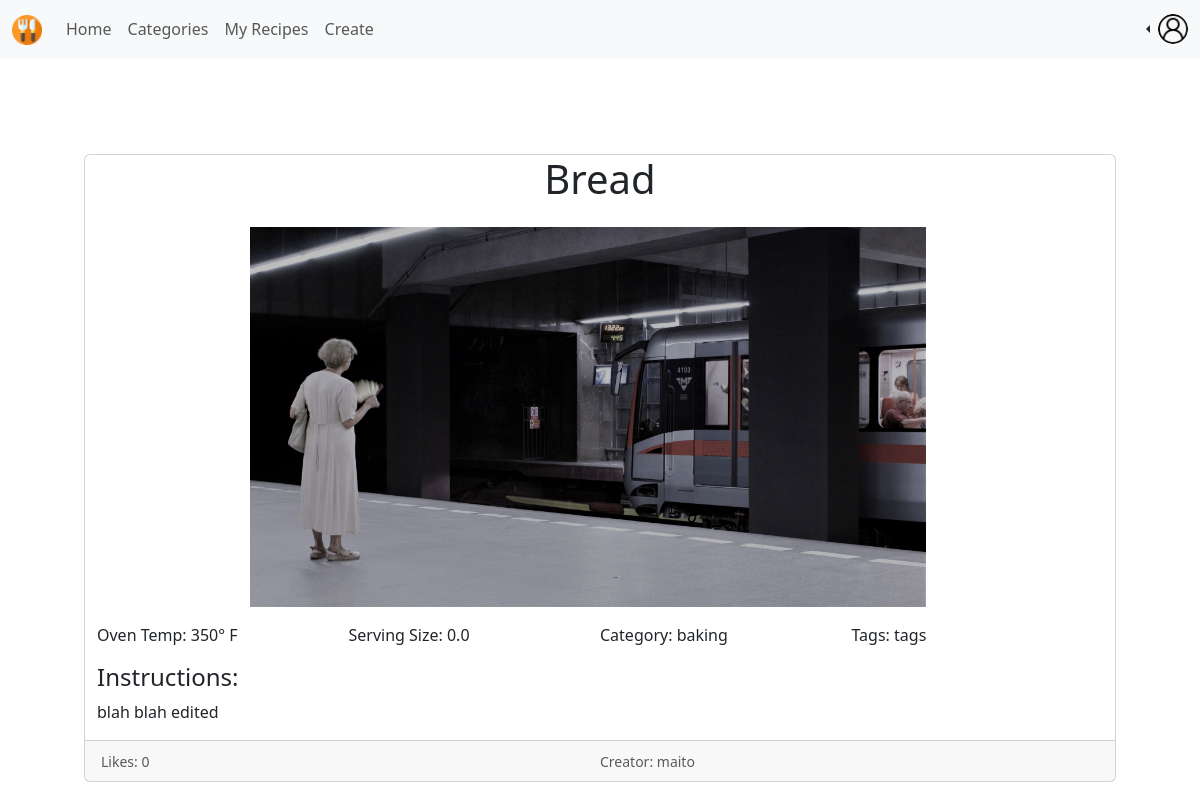
The page /social/feed/1 (signed in) on the database as committed earlier.
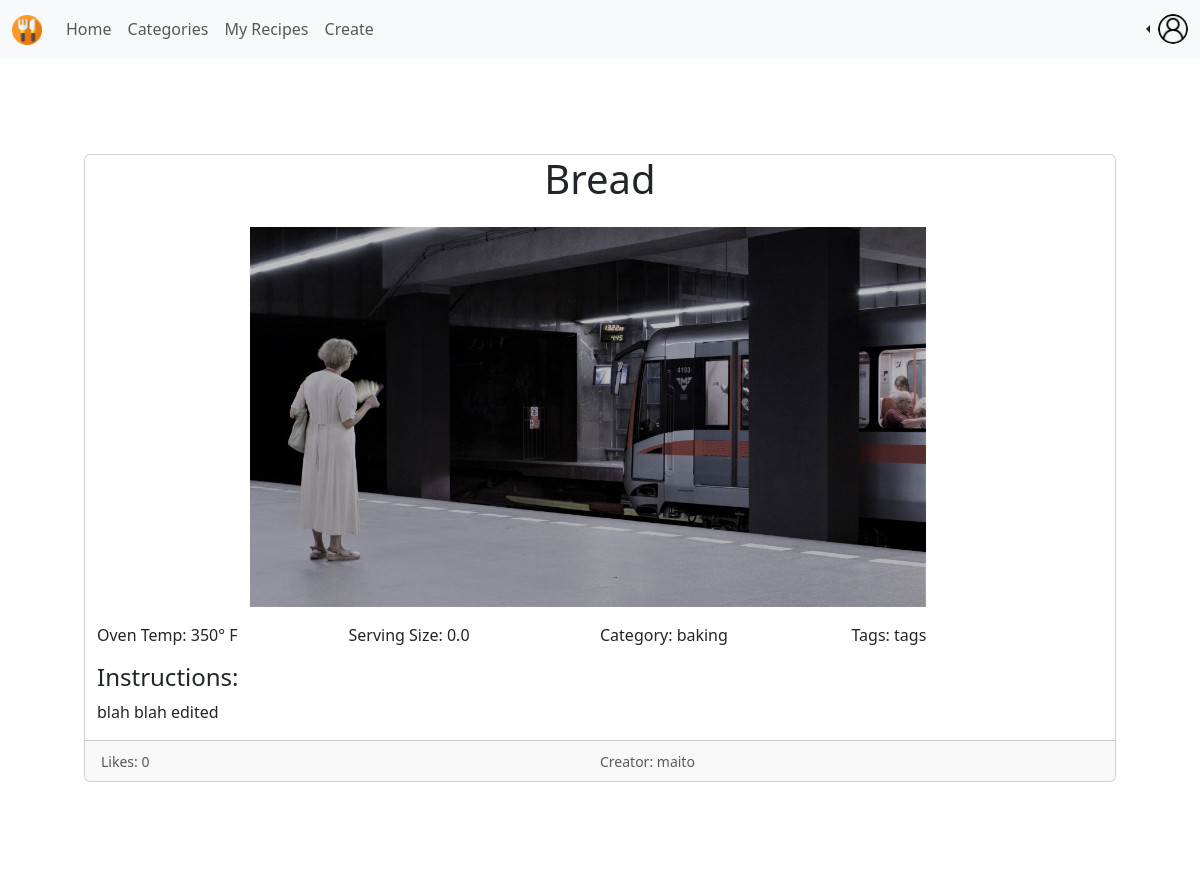
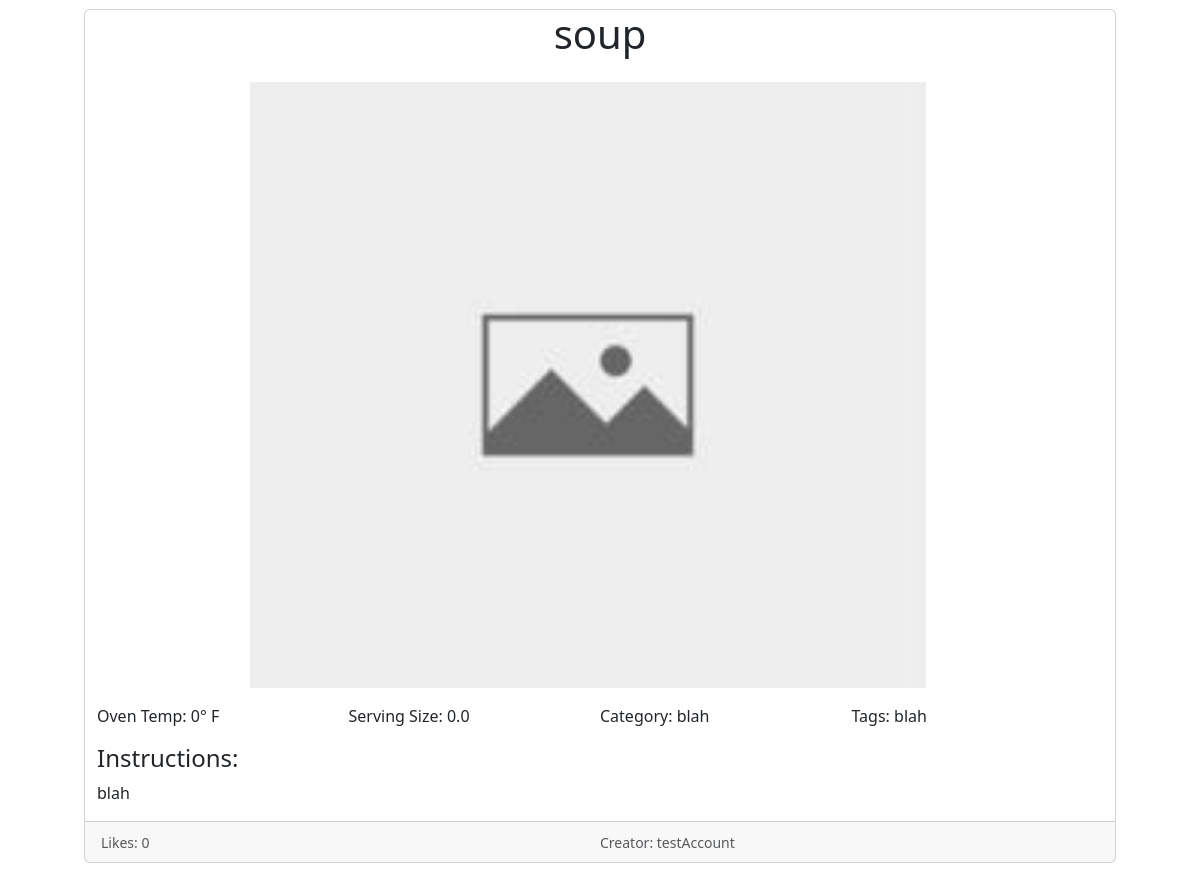
The same page on the database as committed later (2 pictures, top to bottom).
### profiles/models.py (models this page shows)
class Profile(models.Model):
  def __str__(self):
    return self.user.username
  user = models.OneToOneField(User, on_delete=models.CASCADE)
  avatar = models.ImageField(default='profilepic.jpg', upload_to='avatar_pictures')
  follows = models.ManyToManyField("self", related_name="followed_by", symmetrical=False, blank=True)

### recipies/models.py (models this page shows, shortened)
class Recipe(models.Model):
  creator = models.ForeignKey(Profile, on_delete=models.CASCADE)
  created_timestamp = models.DateTimeField(default=datetime.now, blank=True)
  updated_timestamp = models.DateTimeField(default=datetime.now, blank=True)
  recipe_name = models.CharField(max_length=200)
  recipe_image = models.ImageField(upload_to='recipe_img', default="empty.jpg")
  oven_temp = models.IntegerField(null=True)
  serving_size = models.FloatField()
  recipe_category = models.CharField(max_length=50)
  recipe_tags = models.CharField(max_length=200)
  recipe_instructions = models.TextField()
  likes = models.IntegerField(default=0)

### socialMedia/views.py (the view)
# urls.py: path('feed/<int:id>', views.feed, name="feed"),
@login_required
def feed(request, id):
  profile = Profile.objects.get(user=User.objects.get(id=id))
  recipe_list = Recipe.objects.all()
  paginator = Paginator(recipe_list, 3)
  page = request.GET.get('page')
  recipe_list = paginator.get_page(page)
  return render(request, 'socialMedia/feed.html', {"recipe_list": recipe_list, 'profile': profile})

### socialMedia/templates/socialMedia/feed.html (shortened to what this page needs)
{% extends './baseNav.html' %}
{% block body %}
  <div class="col p-5">
  {% for recipe in recipe_list %}
    <div class="row p-5">
      <div class="card">
        <div class="col">
          <h1 class="text-center">{{ recipe.recipe_name }}</h1>
        </div>
        <div class="row">
          <div class="row d-flex justify-content-center p-3">
            <img src="{{ recipe.recipe_image.url }}" style="max-width: 700px;" alt="{{ recipe.recipe_name }}">
          </div>
          <div class="row">
            <div class="col">
              <p>Oven Temp: {{recipe.oven_temp}}&deg; F</p>
            </div>
            <div class="col">
                <p>Serving Size: {{recipe.serving_size}}</p>
            </div>
            <div class="col">
              <p>Category: {{recipe.recipe_category}} </p>
            </div>
            <div class="col">
              <p>Tags: {{recipe.recipe_tags}} </p>
            </div>
          </div>
          <div class="row">
            <h4>Instructions:</h4>
            <p>{{recipe.recipe_instructions}} </p>
          </div>
          <div class="card-footer d-flex">
            <div class="col">
              <small class="text-muted">Likes: {{recipe.likes}}</small>
            </div>
            <div class="col">
              <small class="text-muted">Creator: {{recipe.creator}}</small>
            </div>
          </div>
        </div>
      </div>
    </div>
  {% endfor %}
  </div>
{% endblock %}

### socialMedia/templates/socialMedia/baseNav.html (shortened to what this page needs)
{% load static %}
<!DOCTYPE html>
<html lang="en">
<head>
  <link href="https://cdn.jsdelivr.net/npm/bootstrap@5.3.3/dist/css/bootstrap.min.css" rel="stylesheet">
</head>
<body>
  <nav class="navbar navbar-expand-lg navbar-light bg-body-tertiary">
    <div class="container-fluid">
      <div class="collapse navbar-collapse" id="navbarSupportedContent">
        <a class="navbar-brand mt-2 mt-lg-0" href="{% url 'socialMedia:feed' user.pk %}">
          <img
          src="../../../media/cutlery.png"
          height="30"
          alt="MDB Logo"
          loading="lazy"
          />
        </a>
        <ul class="navbar-nav me-auto mb-2 mb-lg-0">
          <li class="nav-item">
            <a class="nav-link" href="{% url 'socialMedia:feed' user.pk %}">Home</a>
          </li>
          <li class="nav-item">
            <a class="nav-link" href="{% url 'socialMedia:categories' user.pk %}">Categories</a>
          </li>
          <li class="nav-item">
            <a class="nav-link" href="{% url 'recipies:my_recipes' user.pk %}">My Recipes</a>
          </li>
          <li class="nav-item">
            <a class="nav-link" href="{% url 'recipies:create' user.pk %}">Create</a>
          </li>
        </ul>
      </div>
      <div class="nav-item dropstart">
        <a class="nav-link dropdown-toggle" data-bs-toggle="dropdown" href="#" role="button" aria-expanded="false">
          <img
            src="{{ profile.avatar.url }}"
            class="rounded-circle"
            height="30"
            alt="Black and White Portrait of a Man"
            loading="lazy"
          />
        </a>
      </div>
    </div>
  </nav>
  {% block body %}
  {% endblock %}
</body>
</html>

Rows that differ between the two databases and show on the page:
added Recipe: recipe_name "soup", recipe_image (placeholder picture), oven_temp "0", serving_size "0.0", recipe_category "blah", recipe_tags "blah", recipe_instructions "blah", likes "0", creator "testAccount"
